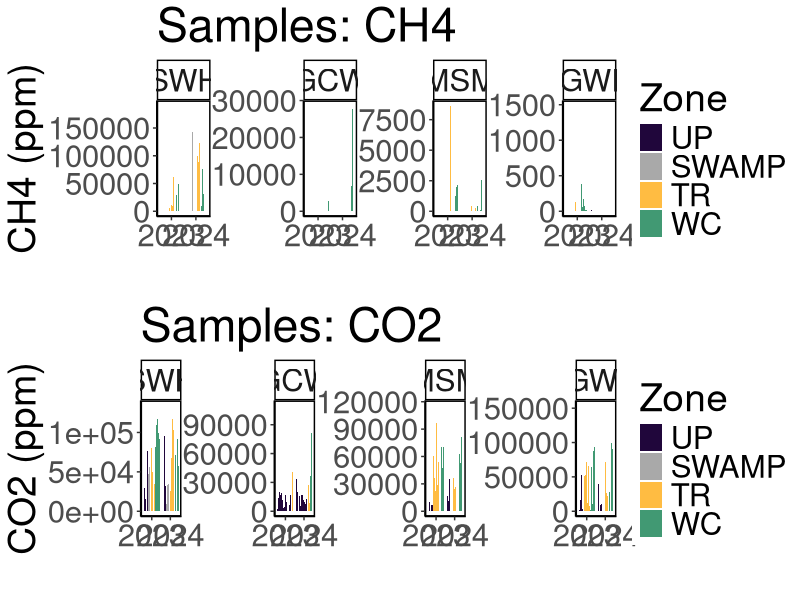
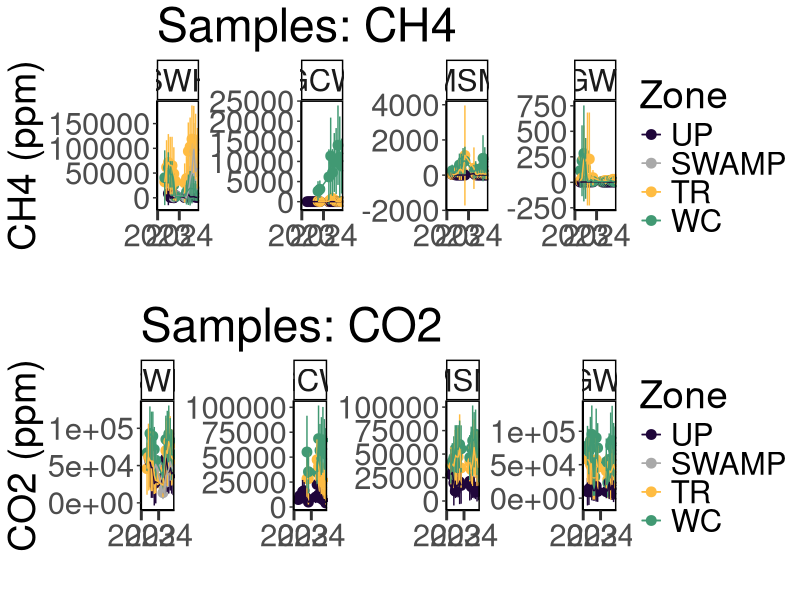
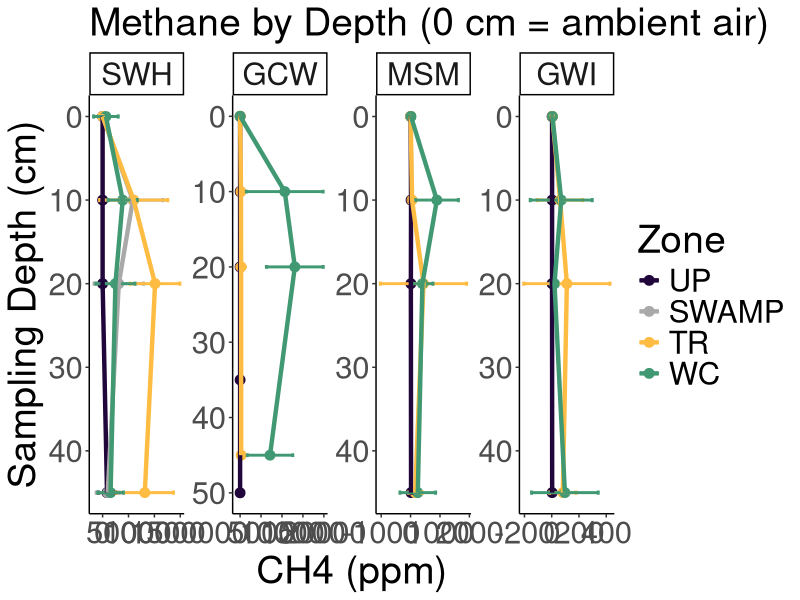
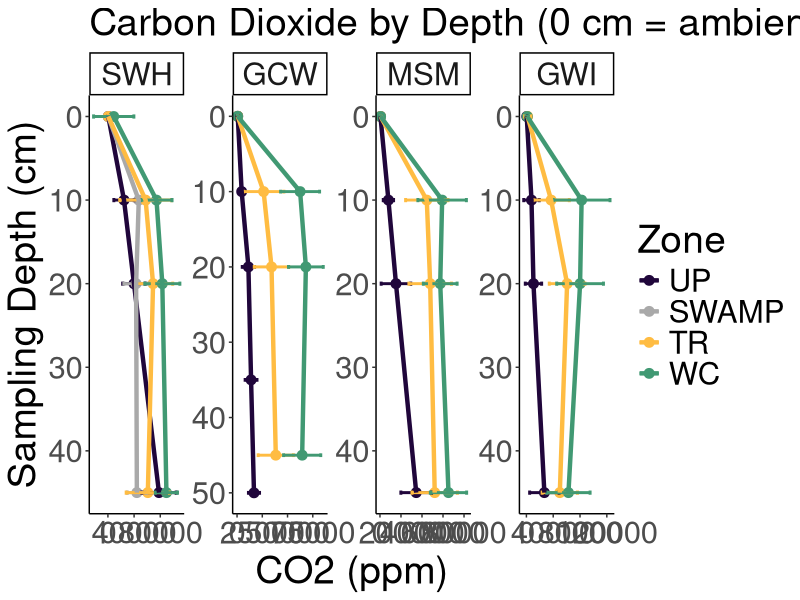
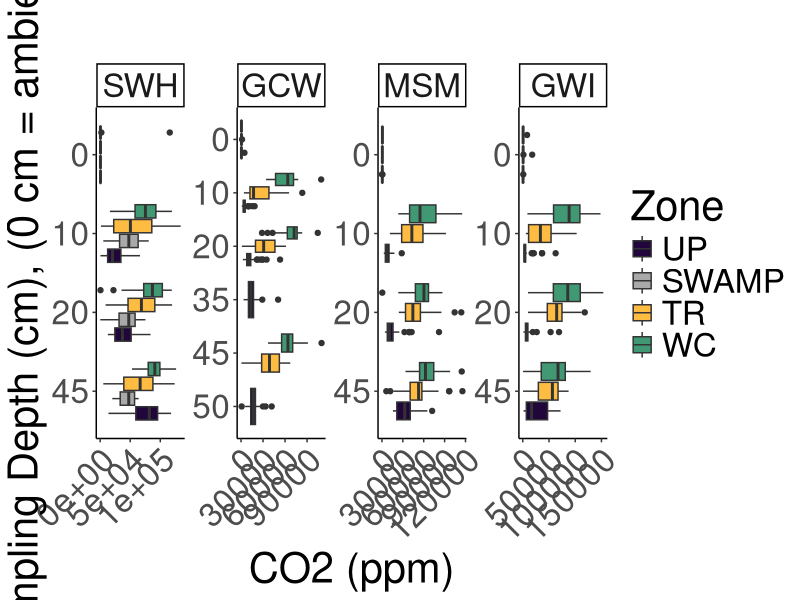
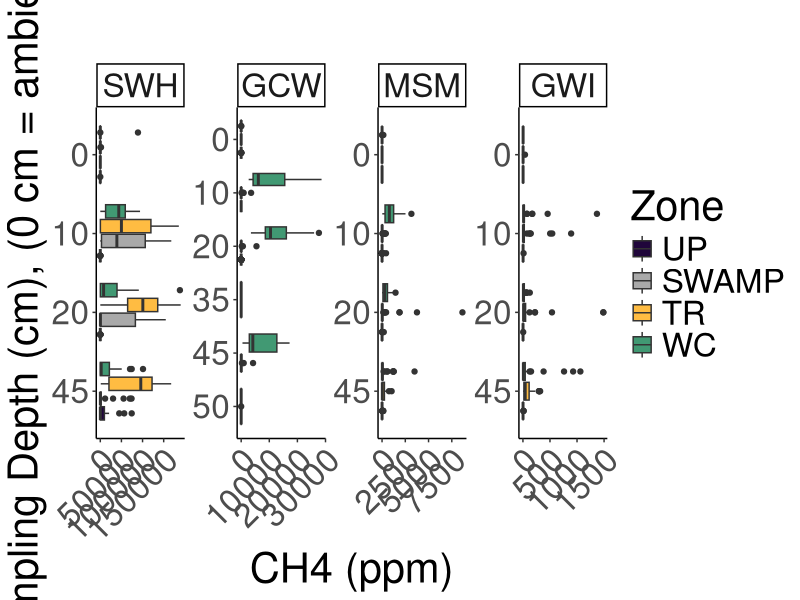
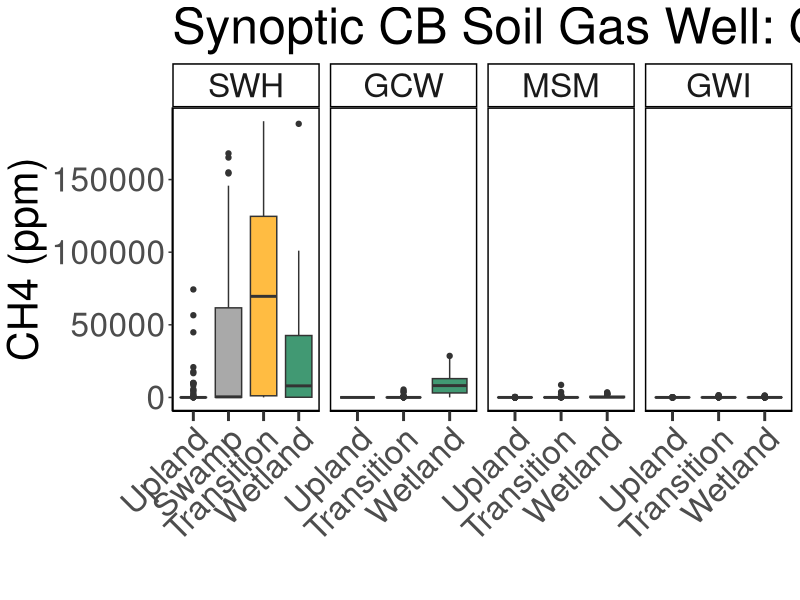
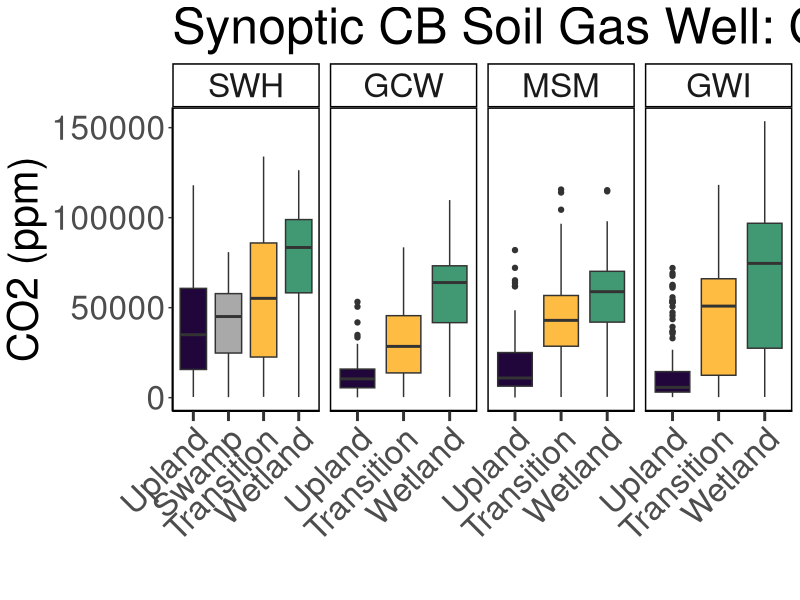

Write the R code that produced these figures, in order.
## ---- chunk 1
library(dplyr)
library(ggplot2)
library(ggpubr)
library(stringr)
library(readxl)
library(tidyr)
library(tibble)
library(openxlsx)
library(knitr)
## ---- chunk 2

#read in 2023 SGAS Data:
dat23 <- read.csv("2023/COMPASS_SynopticCB_SGAS_2023.csv")
# head(dat23)
colnames(dat23)
dat23$Depth1 <- as.character(dat23$Depth1)

#read in 2024 SGAS Data:
dat24 <- read.csv("2024/COMPASS_SynopticCB_SGAS_2024.csv")
# head(dat24)
colnames(dat24)

all_dat <- bind_rows(dat23, dat24)

##Remove samples flagged for unusually high values 
all_dat1 <- all_dat %>% 
  filter(is.na(qaqc_flag))

##Fix QAQC flags
all_dat1 <- all_dat1 %>% 
  mutate(CH4_Flag = gsub("Within Range", NA, CH4_Flag)) %>% 
  mutate(CH4_Flag = gsub("Needs Dilution", "adl", CH4_Flag)) %>% 
  mutate(CO2_Flag = gsub("Within Range", NA, CO2_Flag)) %>% 
  mutate(CO2_Flag = gsub("Needs Dilution", "adl", CO2_Flag))

##Remove QAQC flags when there is no value
all_dat1 <- all_dat1 %>% 
  mutate(CH4_Flag = ifelse(is.na(CH4_Conc_ppm_dilcorr), "", CH4_Flag)) %>% 
  mutate(CO2_Flag = ifelse(is.na(CO2_Conc_ppm_dilcorr), "", CO2_Flag)) %>% 
  mutate(Dilution_Factor = ifelse(is.na(CO2_Conc_ppm_dilcorr)&is.na(CO2_Conc_ppm_dilcorr), "", Dilution_Factor))


##Select only required columns
all_dat2 <- all_dat1 %>%
  mutate(Depth_cm = gsub("cm", "", Depth)) %>% 
  mutate(Replicate = gsub("SGW", "", Replicate)) %>% 
  rename(Year = Sample_Year, 
         Month = Sample_Month)

##Set 4 decimal points max
all_dat2 <- all_dat2 %>%
  mutate(across(where(is.numeric), round, digits = 0)) ##Can change this depending on what the machine output is

##Remove test samples
all_dat2 <- all_dat2 %>% 
  filter(Zone != "Test")

final_data <- all_dat2 %>% 
  mutate(Sample_ID = toupper(Sample_ID), 
         Sample_ID = gsub("CM", "cm", Sample_ID), 
         Project = "COMPASS: Synoptic", 
         Region = "CB", 
         Month_long = Month) %>% 
  mutate(Month = match(Month_long, month.name)) %>% 
  rename(Plot = Zone, 
         CH4_ppm = CH4_Conc_ppm_dilcorr, 
         CO2_ppm = CO2_Conc_ppm_dilcorr, 
         CH4_flag = CH4_Flag, 
         CO2_flag = CO2_Flag
         ) %>% 
  dplyr::select(
    Project, Region, Sample_ID, Year, Month, Site, Plot, Replicate, Depth_cm, Machine, CH4_ppm, CH4_flag, CO2_ppm, CO2_flag)

## ---- chunk 3

#write out a csv of all the data to the main folder: 
write.csv(final_data, "COMPASS_SynopticCB_SGAS_AllData.csv", row.names = FALSE)

## ---- chunk 4

data_plotting <- all_dat2

#Order by Zone from Upland to Surface Water
data_plotting$Zone = factor(data_plotting$Zone, levels = c("UP", "SWAMP", "TR", "WC", "SW"))
data_plotting <- data_plotting[order(data_plotting$Zone), ]

#Order by Site from SWH, GCW, MSM, GWI order, which is oligohaline to polyhaline
data_plotting$Site = factor(data_plotting$Site, levels = c("SWH", "GCW", "MSM", "GWI"))
data_plotting <- data_plotting[order(data_plotting$Site), ]

#Plot samples to get a first look at concentrations (sanity check)
#group the data for plotting
data_plotting_all <- data_plotting %>%
  group_by(Site, Zone) %>%
  mutate(row_num = factor(row_number())) %>%  # create row_num as factor per group
  ungroup()

#Plot data and change colors based on Zone:
viz_ch4_plot <- ggplot(data_plotting_all, aes(x = as.character(Year), y = CH4_Conc_ppm_dilcorr, fill = Zone)) +
  geom_bar(stat = "identity", position = position_dodge2(preserve = "total")) +
  facet_wrap( ~ Site, scales="free", nrow = 1) +
  scale_fill_manual(values = c(
    "UP" = "#20063B",
    "TR" = "#FFBC42",
    "SWAMP" = "darkgrey",
    "WC" = "#419973",
    "SW" = "#25ABE6"
  )) +
  theme_classic() +
  labs(x = " ", y = "CH4 (ppm)", title = "Samples: CH4") +
  theme(
    panel.spacing = unit(.05, "lines"), 
    panel.border = element_rect(color = "black", fill = NA, linewidth = 1)) + 
  theme(text = element_text(size = 28))

# viz_ch4_plot


viz_co2_plot <-  ggplot(data_plotting_all, aes(x = as.character(Year), y = CO2_Conc_ppm_dilcorr, fill = Zone)) +
  geom_bar(stat = "identity", position = position_dodge2(preserve = "total")) +
  facet_wrap( ~ Site, scales="free", nrow = 1) +
  scale_fill_manual(values = c(
    "UP" = "#20063B",
    "TR" = "#FFBC42",
    "SWAMP" = "darkgrey",
    "WC" = "#419973",
    "SW" = "#25ABE6"
  )) +
  theme_classic() +
  labs(x = " ", y = "CO2 (ppm)", title = "Samples: CO2") +
  theme(
    panel.spacing = unit(.05, "lines"), 
    panel.border = element_rect(color = "black", fill = NA, linewidth = 1))+ 
  theme(text = element_text(size = 28))

# viz_co2_plot

ggarrange(viz_ch4_plot, viz_co2_plot, nrow=2, ncol=1)


## ---- chunk 5

##Make Date Column with just Year and Month for Sample ID
data_plotting$Month_num <- match(data_plotting$Month, month.name)

all_dat_dates <- data_plotting %>%
  mutate(
    YearMonth = if_else(
      Month_num < 10,
      # Modify the string:
      YearMonth <- paste(data_plotting$Year, data_plotting$Month_num, sep = "-0"), 
      YearMonth <- paste(data_plotting$Year, data_plotting$Month_num, sep = "-"), 
    )
  )

##Summarize SGAS by Date, Site, and Zone
SGAS_avg <- all_dat_dates %>%
  group_by(Month_num, Year, Site, Zone) %>%
   dplyr::summarize(mean_ch4 = mean(CH4_Conc_ppm_dilcorr, na.rm=TRUE), 
            sd_ch4 = sd(CH4_Conc_ppm_dilcorr, na.rm=TRUE), 
            mean_co2 = mean(CO2_Conc_ppm_dilcorr, na.rm=TRUE), 
            sd_co2 = sd(CO2_Conc_ppm_dilcorr, na.rm=TRUE), 
            YearMonth = first(YearMonth))

# Concatenate with a day (e.g., "01" for the first day)
SGAS_avg$Date <- paste0(SGAS_avg$YearMonth, "-01")

# Convert to Date object
SGAS_avg$Date <- as.Date(SGAS_avg$Date)

# Define the specific date breaks you want to display
specific_breaks <- as.Date(c("2022-01-01", "2023-01-01", "2024-01-01", "2025-01-01"))

viz_ch4_plot_avgs <- ggplot(SGAS_avg, aes(x = Date, y = mean_ch4, color = Zone, group = Zone)) +
  geom_point(size = 3) + 
  geom_errorbar(aes(ymin = mean_ch4 - sd_ch4, ymax = mean_ch4 + sd_ch4), width = 0.2) + 
  geom_line() + 
  facet_wrap( ~ Site, scales="free_y", nrow = 1) +
  scale_color_manual(values = c(
    "UP" = "#20063B",
    "TR" = "#FFBC42",
    "SWAMP" = "darkgrey",
    "WC" = "#419973",
    "SW" = "#25ABE6"
  )) +
  theme_classic() +
  labs(x = " ", y = "CH4 (ppm)", title = "Samples: CH4") +
  theme(
    panel.spacing = unit(0.5, "lines"), 
    panel.border = element_rect(color = "black", fill = NA, linewidth = 1)) +
  # theme(axis.text.x = element_text(angle = 90, hjust = 0.5))+ 
  theme(text = element_text(size = 28))+
  scale_x_date(breaks = specific_breaks, date_labels = "%Y", expand = expansion(mult = c(0.18, 0.05)))+
  theme(axis.ticks.x = element_line(linewidth = 1))+
  theme(axis.ticks.length.x = unit(0.25, "cm"))

# viz_ch4_plot_avgs


viz_co2_plot_avgs <- ggplot(SGAS_avg, aes(x = Date, y = mean_co2, color = Zone, group = Zone)) +
  geom_point(size = 3) + 
  geom_errorbar(aes(ymin = mean_co2 - sd_co2, ymax = mean_co2 + sd_co2), width = 0.2) + 
  geom_line() + 
  facet_wrap( ~ Site, scales="free_y", nrow = 1) +
  scale_color_manual(values = c(
    "UP" = "#20063B",
    "TR" = "#FFBC42",
    "SWAMP" = "darkgrey",
    "WC" = "#419973",
    "SW" = "#25ABE6"
  )) +
  theme_classic() +
  labs(x = " ", y = "CO2 (ppm)", title = "Samples: CO2") +
  theme(
    panel.spacing = unit(0.5, "lines"), 
    panel.border = element_rect(color = "black", fill = NA, linewidth = 1)) +
  # theme(axis.text.x = element_text(angle = 90, hjust = 0.5))+ 
  theme(text = element_text(size = 28))+
  scale_x_date(breaks = specific_breaks, date_labels = "%Y", expand = expansion(mult = c(0.18, 0.05)))+
  theme(axis.ticks.x = element_line(linewidth = 1))+
  theme(axis.ticks.length.x = unit(0.25, "cm"))

# viz_co2_plot_avgs

ggarrange(viz_ch4_plot_avgs, viz_co2_plot_avgs, nrow=2, ncol=1)

## ---- chunk 6

##Remove SW and calculate average and sd for each depth
SGAS_avg_depth <- all_dat_dates %>%
  group_by(Site, Zone, Depth_cm) %>%
   dplyr::summarize(mean_ch4 = mean(CH4_Conc_ppm_dilcorr, na.rm=TRUE), 
            sd_ch4 = sd(CH4_Conc_ppm_dilcorr, na.rm=TRUE), 
            mean_co2 = mean(CO2_Conc_ppm_dilcorr, na.rm=TRUE), 
            sd_co2 = sd(CO2_Conc_ppm_dilcorr, na.rm=TRUE))

viz_ch4_plot_depth <- ggplot(SGAS_avg_depth, aes(x = as.numeric(Depth_cm), y = mean_ch4, color = Zone, group = Zone)) +
  geom_point(size = 3) + 
  geom_errorbar(aes(ymin = mean_ch4 - sd_ch4, ymax = mean_ch4 + sd_ch4), width = 0.5, size = 1) + 
  geom_line(size = 1.5) + 
  facet_wrap( ~ Site, scales="free", nrow = 1) + 
  scale_color_manual(values = c(
    "UP" = "#20063B",
    "TR" = "#FFBC42",
    "SWAMP" = "darkgrey",
    "WC" = "#419973"
  )) + 
  theme_classic() +
  labs(x = "Sampling Depth (cm)", y = "CH4 (ppm)", title = "Methane by Depth (0 cm = ambient air)") +
  theme(text = element_text(size = 28)) + 
  theme(plot.title = element_text(size = 28)) + 
  coord_flip() + 
  scale_x_continuous(trans = "reverse") + 
  labs(color = "Zone") 

viz_ch4_plot_depth

viz_co2_plot_depth <- ggplot(SGAS_avg_depth, aes(x = as.numeric(Depth_cm), y = mean_co2, color = Zone, group = Zone)) +
  geom_point(size = 3) + 
  geom_errorbar(aes(ymin = mean_co2 - sd_co2, ymax = mean_co2 + sd_co2), width = 0.5, size = 1) + 
  geom_line(size = 1.5) + 
  facet_wrap( ~ Site, scales="free", nrow = 1) + 
  scale_color_manual(values = c(
    "UP" = "#20063B",
    "TR" = "#FFBC42",
    "SWAMP" = "darkgrey",
    "WC" = "#419973"
  )) + 
  theme_classic() +
  labs(x = "Sampling Depth (cm)", y = "CO2 (ppm)", title = "Carbon Dioxide by Depth (0 cm = ambient air)") +
  theme(text = element_text(size = 28)) + 
  theme(plot.title = element_text(size = 28)) + 
  coord_flip() + 
  scale_x_continuous(trans = "reverse") + 
  labs(color = "Zone") 

viz_co2_plot_depth

## ---- chunk 7

##Remove SW
unique(data_plotting$Depth_cm)
data_plotting_depth <- data_plotting %>%
  mutate(Depth_cm = factor(Depth_cm, levels = c("50", "45", "35", "20", "10", "0")))


#Plot data and change colors based on Zone:
viz_co2_depth <-  ggplot(data_plotting_depth, aes(x = Depth_cm, y = CO2_Conc_ppm_dilcorr, fill = Zone)) +
  geom_boxplot() +
  facet_wrap( ~ Site, scales="free", nrow = 1) +
  scale_fill_manual(values = c(
    "UP" = "#20063B",
    "TR" = "#FFBC42",
    "SWAMP" = "darkgrey",
    "WC" = "#419973")) +
  theme_classic() +
  labs(x = "Sampling Depth (cm), (0 cm = ambient air)", y = "CO2 (ppm)", title = "") +
  # theme(
  #   panel.spacing = unit(.05, "lines"), 
  #   panel.border = element_rect(color = "black", fill = NA, linewidth = 1))+ 
  theme(text = element_text(size = 30))+ 
  theme(axis.text.x = element_text(angle = 45, vjust = 1, hjust = 1))+ 
  coord_flip() 

viz_co2_depth

#Plot data and change colors based on Zone:
viz_ch4_depth <-  ggplot(data_plotting_depth, aes(x = Depth_cm, y = CH4_Conc_ppm_dilcorr, fill = Zone)) +
  geom_boxplot() +
  facet_wrap( ~ Site, scales="free", nrow = 1) +
  scale_fill_manual(values = c(
    "UP" = "#20063B",
    "TR" = "#FFBC42",
    "SWAMP" = "darkgrey",
    "WC" = "#419973")) +
  theme_classic() +
  labs(x = "Sampling Depth (cm), (0 cm = ambient air)", y = "CH4 (ppm)", title = "") +
  # theme(
  #   panel.spacing = unit(.05, "lines"), 
  #   panel.border = element_rect(color = "black", fill = NA, linewidth = 1))+ 
  theme(text = element_text(size = 30))+ 
  theme(axis.text.x = element_text(angle = 45, vjust = 1, hjust = 1))+ 
  coord_flip() 

viz_ch4_depth

## ---- chunk 8

all_dat_dates <- all_dat_dates %>% 
    mutate(
    Zone_1 = case_when(
      Zone == "UP" ~ "Upland",
      Zone == "SWAMP" ~ "Swamp",
      Zone == "TR" ~ "Transition",
      Zone == "WC" ~ "Wetland",
      Zone == "SW" ~ "Surface Water",
      TRUE ~ Zone  # keep everything else unchanged
    )
  ) %>%
  mutate(Zone_1 = factor(Zone_1, levels = c("Upland", "Swamp", "Transition", "Wetland", "Surface Water")))


##Summarize CO2 and CH4 by Date, Site, and Zone
viz_ch4_boxplot <- ggplot(all_dat_dates, aes(x = Zone_1, y = CH4_Conc_ppm_dilcorr, fill = Zone_1, group = Zone_1)) +
  geom_boxplot() + 
  facet_grid( ~ Site, scales = "free_x") +
  scale_x_discrete(drop = TRUE) +
  scale_fill_manual(values = c(
    "Upland" = "#20063B",
    "Transition" = "#FFBC42",
    "Swamp" = "darkgrey",
    "Wetland" = "#419973",
    "Surface Water" = "#25ABE6"
  ), labels = c("Upland", "Swamp", "Transition", "Wetland", "Surface Water")) +
  theme_classic() +
  labs(x = " ", y = "CH4 (ppm)", title = "Synoptic CB Soil Gas Well: CH4") +
  theme(
    panel.spacing = unit(0.5, "lines"), 
    panel.border = element_rect(color = "black", fill = NA, linewidth = 1)) +
  theme(axis.text.x = element_text(angle = 45, vjust = 1, hjust = 1))+ 
  theme(text = element_text(size = 30))+
  theme(axis.ticks.x = element_line(linewidth = 1))+
  theme(axis.ticks.length.x = unit(0.25, "cm"))+ 
  #scale_x_discrete(labels = c("Upland", "Swamp", "Transition", "Wetland", "Surface Water"))+ 
  theme(legend.position = "none")

viz_ch4_boxplot


viz_co2_boxplot <- ggplot(all_dat_dates, aes(x = Zone_1, y = CO2_Conc_ppm_dilcorr, fill = Zone_1, group = Zone_1)) +
  geom_boxplot() +
  facet_grid( ~ Site, scales = "free_x") +
  scale_x_discrete(drop = TRUE) +
  scale_fill_manual(values = c(
    "Upland" = "#20063B",
    "Transition" = "#FFBC42",
    "Swamp" = "darkgrey",
    "Wetland" = "#419973",
    "Surface Water" = "#25ABE6"
  ), labels = c("Upland", "Swamp", "Transition", "Wetland", "Surface Water")) +
  theme_classic() +
  labs(x = " ", y = "CO2 (ppm)", title = "Synoptic CB Soil Gas Well: CO2") +
  theme(
    panel.spacing = unit(0.5, "lines"), 
    panel.border = element_rect(color = "black", fill = NA, linewidth = 1)) +
  theme(axis.text.x = element_text(angle = 45, vjust = 1, hjust = 1))+ 
  theme(text = element_text(size = 30))+
  theme(axis.ticks.x = element_line(linewidth = 1))+
  theme(axis.ticks.length.x = unit(0.25, "cm"))+ 
  #scale_x_discrete(labels = c("Upland", "Swamp", "Transition", "Wetland", "Surface Water"))+ 
  theme(legend.position = "none")

viz_co2_boxplot

# ggarrange(viz_CH4_boxplot, viz_CO2_boxplot, nrow=2, ncol=1)

# Save as a PNG
png("COMPASS_SynopticCB_CH4_alldata.png", width = 2000, height = 1200, res = 100) 
print(viz_ch4_boxplot)  # For ggplot objects, use print()
dev.off() 

# Save as a PNG
png("COMPASS_SynopticCB_CO2_alldata.png", width = 2000, height = 1200, res = 100) 
print(viz_co2_boxplot)  # For ggplot objects, use print()
dev.off() 

## ---- chunk 9
# It would also be great to add to our collation codes a summary chunk that will calculate value ranges, means, and standard deviations (and errors) for each site, zone, depth for each year; also for each site zone, depth overall; and for each site and zone overall so that we have some easy access to metrics. Was just thinking this might be helpful today when re-collating the DIC data.

colnames(all_dat2)

##Metrics for each site, zone, depth for each year
summary_by_year <- all_dat2 %>%
  group_by(Year, Site, Zone, Depth_cm) %>%
   reframe(
     min_CH4_ppm = min(CH4_Conc_ppm_dilcorr, na.rm=TRUE),
     max_CH4_ppm = max(CH4_Conc_ppm_dilcorr, na.rm=TRUE), 
     mean_CH4_ppm = mean(CH4_Conc_ppm_dilcorr, na.rm=TRUE), 
     sd_CH4_ppm = sd(CH4_Conc_ppm_dilcorr, na.rm=TRUE), 

     min_CO2_ppm = min(CO2_Conc_ppm_dilcorr, na.rm=TRUE),
     max_CO2_ppm = max(CO2_Conc_ppm_dilcorr, na.rm=TRUE), 
     mean_CO2_ppm = mean(CO2_Conc_ppm_dilcorr, na.rm=TRUE), 
     sd_CO2_ppm = sd(CO2_Conc_ppm_dilcorr, na.rm=TRUE)) %>%
  mutate(across(where(is.numeric), round, digits = 0)) 

##Metrics for each site, zone, depth for all years
summary_all_years <- all_dat2 %>%
  group_by(Site, Zone, Depth_cm) %>%
   reframe(
     min_CH4_ppm = min(CH4_Conc_ppm_dilcorr, na.rm=TRUE),
     max_CH4_ppm = max(CH4_Conc_ppm_dilcorr, na.rm=TRUE), 
     mean_CH4_ppm = mean(CH4_Conc_ppm_dilcorr, na.rm=TRUE), 
     sd_CH4_ppm = sd(CH4_Conc_ppm_dilcorr, na.rm=TRUE), 

     min_CO2_ppm = min(CO2_Conc_ppm_dilcorr, na.rm=TRUE),
     max_CO2_ppm = max(CO2_Conc_ppm_dilcorr, na.rm=TRUE), 
     mean_CO2_ppm = mean(CO2_Conc_ppm_dilcorr, na.rm=TRUE), 
     sd_CO2_ppm = sd(CO2_Conc_ppm_dilcorr, na.rm=TRUE)) %>%
  mutate(across(where(is.numeric), round, digits = 0)) 

##Metrics for each site and zone for all depths and years
summary_all_depths_years <- all_dat2 %>%
  group_by(Site, Zone) %>%
    reframe(
     min_CH4_ppm = min(CH4_Conc_ppm_dilcorr, na.rm=TRUE),
     max_CH4_ppm = max(CH4_Conc_ppm_dilcorr, na.rm=TRUE), 
     mean_CH4_ppm = mean(CH4_Conc_ppm_dilcorr, na.rm=TRUE), 
     sd_CH4_ppm = sd(CH4_Conc_ppm_dilcorr, na.rm=TRUE), 

     min_CO2_ppm = min(CO2_Conc_ppm_dilcorr, na.rm=TRUE),
     max_CO2_ppm = max(CO2_Conc_ppm_dilcorr, na.rm=TRUE), 
     mean_CO2_ppm = mean(CO2_Conc_ppm_dilcorr, na.rm=TRUE), 
     sd_CO2_ppm = sd(CO2_Conc_ppm_dilcorr, na.rm=TRUE)) %>%
  mutate(across(where(is.numeric), round, digits = 0)) 

## ---- chunk 10
#  I am thinking it might be cool to add to our Soil Gas Well collation files a table at the end that has total number of samples then also some info about # of samples per zone, site, depth etc.

##Metrics for each year
sample_numbers_years <- all_dat2 %>%
  group_by(Year) %>%
   reframe(
     Number_of_samples = n())

##Metrics for each site, zone, depth for all years
sample_numbers <- all_dat2 %>%
  group_by(Site, Zone, Depth_cm) %>%
   reframe(
     Number_of_samples = n())
     

## ---- chunk 11

library(kableExtra)

#Order by Zone from Upland to Surface Water
summary_all_depths_years$Zone = factor(summary_all_depths_years$Zone, levels = c("UP", "SWAMP", "TR", "WC", "SW"))
summary_all_depths_years <- summary_all_depths_years[order(summary_all_depths_years$Zone), ]

#Order by Site from SWH, GCW, MSM, GWI order, which is oligohaline to polyhaline
summary_all_depths_years$Site = factor(summary_all_depths_years$Site, levels = c("SWH", "GCW", "MSM", "GWI"))
summary_all_depths_years <- summary_all_depths_years[order(summary_all_depths_years$Site), ]

kable(
  summary_all_depths_years[, c("Site", "Zone", "min_CH4_ppm",	"max_CH4_ppm",	"mean_CH4_ppm", "min_CO2_ppm",	"max_CO2_ppm",	"mean_CO2_ppm")],  
  format = "latex",
  booktabs = TRUE,
  caption = "Summary Statistics"
) %>%
  kable_styling(
    latex_options = c("hold_position", "striped", "scale_down"),
    font_size = 12
  ) %>%
  row_spec(0, bold = TRUE) %>%   # header
  column_spec(1, bold = TRUE)


## ---- chunk 12

#Order by Zone from Upland to Surface Water
sample_numbers$Zone = factor(sample_numbers$Zone, levels = c("UP", "SWAMP", "TR", "WC", "SW"))
sample_numbers <- sample_numbers[order(sample_numbers$Zone), ]

#Order by Site from SWH, GCW, MSM, GWI order, which is oligohaline to polyhaline
sample_numbers$Site = factor(sample_numbers$Site, levels = c("SWH", "GCW", "MSM", "GWI"))
sample_numbers <- sample_numbers[order(sample_numbers$Site), ]

kable(
  sample_numbers_years[, c("Year", "Number_of_samples")],  
  format = "latex",
  booktabs = TRUE,
  caption = paste0("Total Samples: ", nrow(all_dat2))
) %>%
  kable_styling(
    latex_options = c("hold_position", "striped", "scale_down"),
    font_size = 12
  ) %>%
  row_spec(0, bold = TRUE) %>%   # header
  column_spec(1, bold = TRUE)

## ---- chunk 13
##Remove SW samples
sample_numbers_pw <- sample_numbers

##Number of Samples Plots
sample_num_barplot <- ggplot(sample_numbers_pw, aes(x = as.character(Depth_cm), y = Number_of_samples, fill = Zone)) +
  geom_col(position = "dodge", color = "black", width = 0.75) + # 'color' adds a border to the bars
  facet_grid(~Site , scales = "free_x") +
  scale_x_discrete(drop = TRUE) +
  scale_fill_manual(values = c(
    "UP" = "#20063B",
    "TR" = "#FFBC42",
    "SWAMP" = "darkgrey",
    "WC" = "#419973"
  ), labels = c("Upland", "Swamp", "Transition", "Wetland")) +
  theme_classic() +
  labs(x = "Depth (cm)", y = "Number of Samples", title = "Synoptic CB SGAS Sample Numbers") +
  theme(
    panel.spacing = unit(0.5, "lines"),
    panel.border = element_rect(color = "black", fill = NA, linewidth = 1)) +
  theme(axis.text.x = element_text(angle = 45, vjust = 1, hjust = 1))+
  theme(text = element_text(size = 30))+
  theme(axis.ticks.x = element_line(linewidth = 1))+
  theme(axis.ticks.length.x = unit(0.25, "cm"))
  #scale_x_discrete(labels = c("Upland", "Swamp", "Transition", "Wetland", "Surface Water"))+
  # theme(legend.position = "none")

sample_num_barplot
## ---- chunk 14

#write out a csv of all the data to the main folder: 
write.csv(summary_by_year, "COMPASS_SynopticCB_PW_SGAS_Summarized_By_Year.csv")


#write out a csv of the metadata associated with the data: 
write.csv(summary_all_years, "COMPASS_SynopticCB_PW_SGAS_Summarized_Years_Combined.csv")


#write out a csv of the metadata associated with the data: 
write.csv(summary_all_depths_years, "COMPASS_SynopticCB_PW_SGAS_Summarized_Years_and_Depths_Combined.csv")
